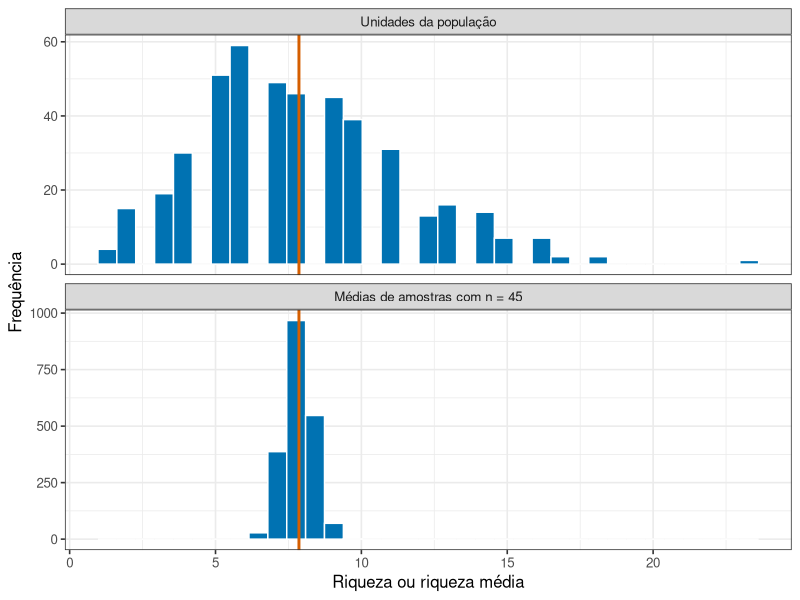
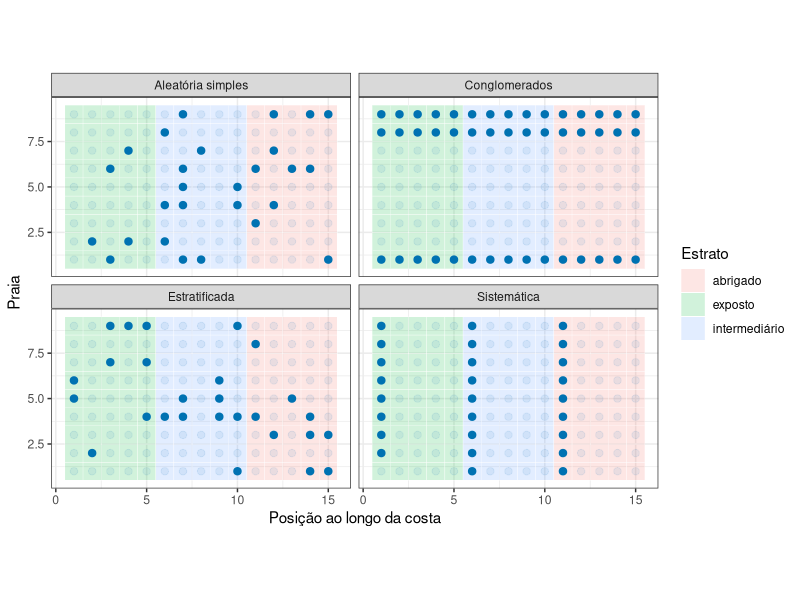
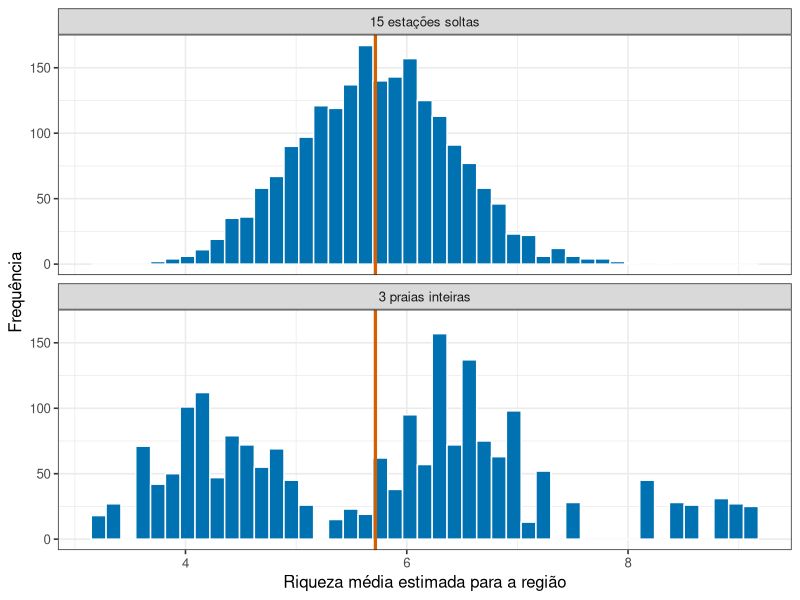
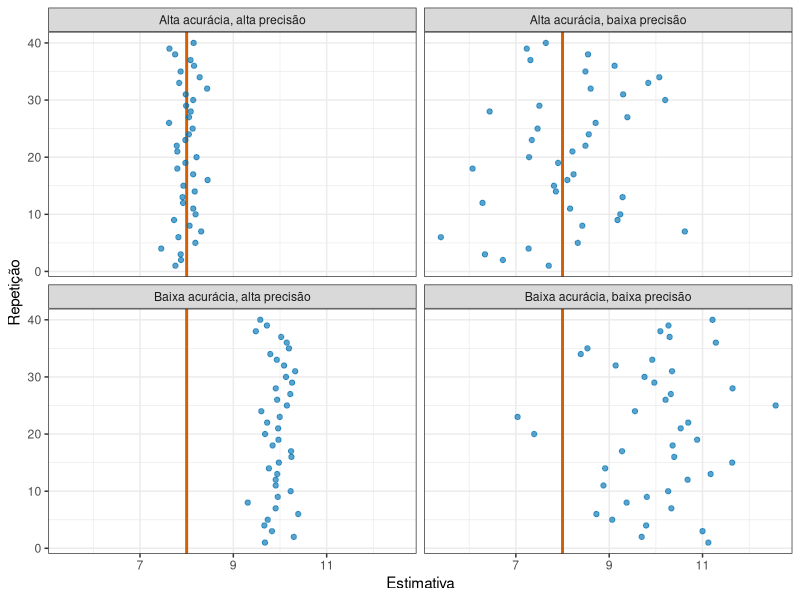

Generate these figures, in order, with R:
## ---- chunk 1
#| include: false
library(tidyverse)
theme_set(theme_bw(base_size = 12))
## ---- chunk 2
#| echo: false
#| label: fig-populacao-estimadores
#| fig-cap: "Valores das unidades da população e médias obtidas ao repetir amostras aleatórias simples de 45 estações. A linha laranja marca a média populacional."
#| fig-alt: "Dois histogramas. O primeiro mostra os valores de uma população finita, bastante espalhados; o segundo mostra muitas médias amostrais concentradas ao redor da média populacional."
#| fig-height: 4.2
populacao <- tibble(
  estacao = 1:450,
  setor = rep(c("exposto", "intermediário", "abrigado"), each = 150),
  riqueza = c(
    rpois(150, lambda = 5),
    rpois(150, lambda = 8),
    rpois(150, lambda = 11)
  )
)

media_populacional <- mean(populacao$riqueza)

uma_amostra <- populacao |>
  slice_sample(n = 45)

estimadores <- tibble(
  media = replicate(2000, mean(sample(populacao$riqueza, size = 45)))
)

bind_rows(
  transmute(populacao, valor = riqueza, painel = "Unidades da população"),
  transmute(estimadores, valor = media, painel = "Médias de amostras com n = 45")
) |>
  mutate(painel = fct_relevel(painel, "Unidades da população")) |>
  ggplot(aes(x = valor)) +
  geom_histogram(bins = 35, fill = "#0072B2", colour = "white") +
  geom_vline(xintercept = media_populacional, colour = "#D55E00", linewidth = 1) +
  facet_wrap(~ painel, scales = "free_y", ncol = 1) +
  labs(x = "Riqueza ou riqueza média", y = "Frequência")
## ---- chunk 3
#| echo: false
formata <- function(x) formatC(x, format = "f", digits = 2, decimal.mark = ",")
mu_txt <- formata(media_populacional)
estimativa_txt <- formata(mean(uma_amostra$riqueza))
sd_estimativas <- formata(sd(estimadores$media))
## ---- chunk 4
#| code-fold: true
#| code-summary: "Ver um sorteio simples em R"
cadastro_estacoes <- tibble(
  estacao = 1:45,
  setor = rep(c("exposto", "intermediário", "abrigado"), each = 15)
)

cadastro_estacoes |>
  slice_sample(n = 15, replace = FALSE)
## ---- chunk 5
#| echo: false
#| label: fig-desenhos
#| fig-cap: "Unidades selecionadas por quatro desenhos em um cadastro espacial. Cores de fundo representam três estratos."
#| fig-alt: "Quatro painéis com uma grade de unidades. A amostra simples é dispersa ao acaso, a sistemática segue intervalo regular, a estratificada inclui unidades de todas as faixas e a amostra por conglomerados concentra unidades em poucos grupos."
#| fig-height: 5.2
cadastro <- expand_grid(linha = 1:9, coluna = 1:15) |>
  mutate(
    id = row_number(),
    estrato = case_when(coluna <= 5 ~ "exposto",
                        coluna <= 10 ~ "intermediário",
                        TRUE ~ "abrigado"),
    conglomerado = linha
  )

inicio <- sample(1:9, 1)
conglomerados <- sample(unique(cadastro$conglomerado), 3)

selecoes <- bind_rows(
  cadastro |> mutate(desenho = "Aleatória simples", selecionada = id %in% sample(id, 27)),
  cadastro |> mutate(desenho = "Sistemática", selecionada = id %in% seq(inicio, n(), by = 5)),
  cadastro |>
    group_by(estrato) |>
    mutate(selecionada = id %in% sample(id, 9)) |>
    ungroup() |>
    mutate(desenho = "Estratificada"),
  cadastro |>
    mutate(desenho = "Conglomerados", selecionada = conglomerado %in% conglomerados)
)

ggplot(selecoes, aes(x = coluna, y = linha)) +
  geom_tile(aes(fill = estrato), alpha = 0.18, colour = "white") +
  geom_point(aes(alpha = selecionada), size = 2.2, colour = "#0072B2") +
  scale_alpha_manual(values = c(`TRUE` = 1, `FALSE` = 0.08), guide = "none") +
  facet_wrap(~ desenho, ncol = 2) +
  coord_equal() +
  labs(x = "Posição ao longo da costa", y = "Praia", fill = "Estrato") +
  theme_bw(base_size = 11)
## ---- chunk 6
#| code-fold: true
#| code-summary: "Ver a simulação das duas estratégias"
#| label: fig-estrategias
#| fig-cap: "Estimativas da riqueza média da região obtidas por duas estratégias de amostragem, ambas com 15 estações. A linha marca a riqueza média real da região."
#| fig-alt: "Dois histogramas empilhados na mesma escala. O das estações soltas é estreito e concentrado em torno da linha do valor real. O das praias inteiras é muito mais largo, com estimativas que vão de valores baixos a valores altos."
#| fig-height: 4
praias <- tibble(
  praia = 1:9,
  media_praia = c(11, 10, 4, 3, 6, 3, 4, 4, 6)
)

regiao <- praias |>
  slice(rep(1:9, each = 5)) |>
  mutate(riqueza = pmax(0, rnorm(45, mean = media_praia, sd = 1.5)))

media_regiao <- mean(regiao$riqueza)

estimativas <- bind_rows(
  tibble(
    estrategia = "15 estações soltas",
    media = replicate(2000, mean(sample(regiao$riqueza, size = 15)))
  ),
  tibble(
    estrategia = "3 praias inteiras",
    media = replicate(2000, {
      sorteadas <- sample(1:9, size = 3)
      mean(regiao$riqueza[regiao$praia %in% sorteadas])
    })
  )
) |>
  mutate(estrategia = fct_relevel(estrategia, "15 estações soltas"))

ggplot(estimativas, aes(x = media)) +
  geom_histogram(bins = 45, fill = "#0072B2", colour = "white") +
  geom_vline(xintercept = media_regiao, colour = "#D55E00", linewidth = 1.1) +
  facet_wrap(~ estrategia, ncol = 1) +
  labs(x = "Riqueza média estimada para a região", y = "Frequência")
## ---- chunk 7
#| echo: false
espalhamento <- estimativas |>
  group_by(estrategia) |>
  summarise(desvio = sd(media))

sd_soltas <- formata(espalhamento$desvio[1])
sd_praias <- formata(espalhamento$desvio[2])
## ---- chunk 8
#| echo: false
#| label: fig-acuracia-precisao
#| fig-cap: "Acurácia e precisão são propriedades diferentes. A linha vertical marca o parâmetro populacional."
#| fig-alt: "Quatro painéis de pontos em torno de uma linha vertical. Eles representam combinações de alta ou baixa precisão com alta ou baixa acurácia."
#| fig-height: 4.2
alvo <- 8
cenarios <- tribble(
  ~cenario, ~centro, ~desvio,
  "Alta acurácia, alta precisão", 8, 0.25,
  "Alta acurácia, baixa precisão", 8, 1.20,
  "Baixa acurácia, alta precisão", 10, 0.25,
  "Baixa acurácia, baixa precisão", 10, 1.20
)

resultados <- cenarios |>
  reframe(estimativa = rnorm(40, centro, desvio), .by = c(cenario, centro, desvio)) |>
  mutate(repeticao = row_number(), .by = cenario)

ggplot(resultados, aes(x = estimativa, y = repeticao)) +
  geom_vline(xintercept = alvo, colour = "#D55E00", linewidth = 1) +
  geom_point(alpha = 0.65, colour = "#0072B2") +
  facet_wrap(~ cenario, ncol = 2) +
  labs(x = "Estimativa", y = "Repetição") +
  theme_bw(base_size = 11)
